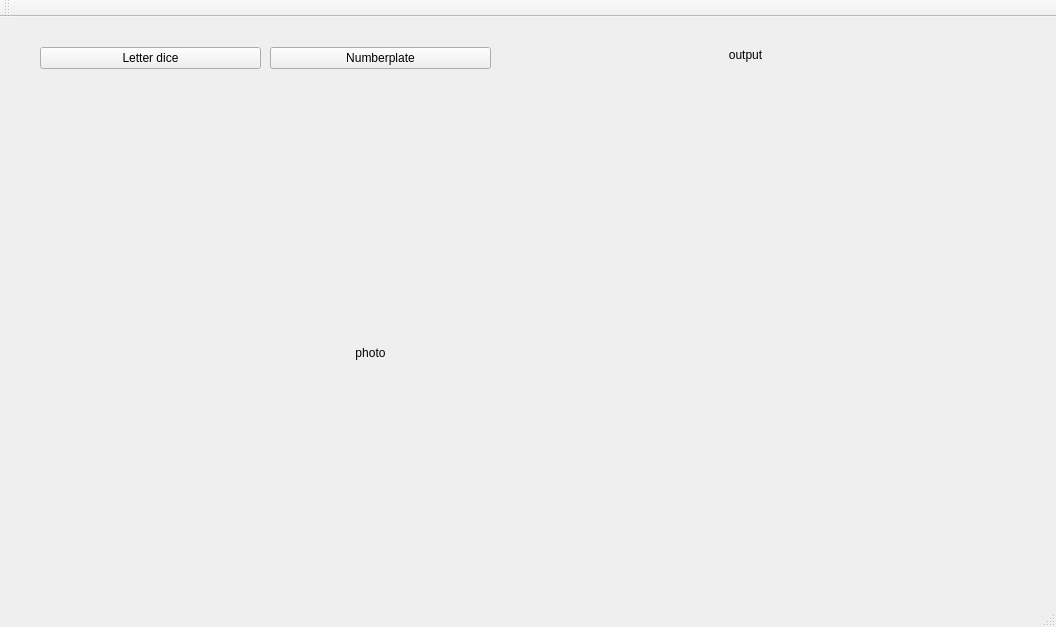
<?xml version="1.0" encoding="UTF-8"?>
<ui version="4.0">
 <class>MainWindow</class>
 <widget class="QMainWindow" name="MainWindow">
  <property name="geometry">
   <rect>
    <x>0</x>
    <y>0</y>
    <width>1056</width>
    <height>627</height>
   </rect>
  </property>
  <property name="windowTitle">
   <string>MainWindow</string>
  </property>
  <widget class="QWidget" name="centralWidget">
   <widget class="QToolButton" name="letterDice">
    <property name="geometry">
     <rect>
      <x>40</x>
      <y>30</y>
      <width>221</width>
      <height>22</height>
     </rect>
    </property>
    <property name="text">
     <string>Letter dice</string>
    </property>
   </widget>
   <widget class="QLabel" name="photo">
    <property name="geometry">
     <rect>
      <x>0</x>
      <y>120</y>
      <width>741</width>
      <height>431</height>
     </rect>
    </property>
    <property name="text">
     <string>photo</string>
    </property>
    <property name="alignment">
     <set>Qt::AlignCenter</set>
    </property>
   </widget>
   <widget class="QLabel" name="output">
    <property name="geometry">
     <rect>
      <x>520</x>
      <y>30</y>
      <width>451</width>
      <height>16</height>
     </rect>
    </property>
    <property name="text">
     <string>output</string>
    </property>
    <property name="alignment">
     <set>Qt::AlignCenter</set>
    </property>
   </widget>
   <widget class="QToolButton" name="numberplate">
    <property name="geometry">
     <rect>
      <x>270</x>
      <y>30</y>
      <width>221</width>
      <height>22</height>
     </rect>
    </property>
    <property name="text">
     <string>Numberplate</string>
    </property>
   </widget>
   <widget class="QLabel" name="photo_6">
    <property name="geometry">
     <rect>
      <x>870</x>
      <y>460</y>
      <width>141</width>
      <height>91</height>
     </rect>
    </property>
    <property name="text">
     <string> </string>
    </property>
   </widget>
   <widget class="QLabel" name="photo_4">
    <property name="geometry">
     <rect>
      <x>870</x>
      <y>330</y>
      <width>141</width>
      <height>91</height>
     </rect>
    </property>
    <property name="text">
     <string/>
    </property>
   </widget>
   <widget class="QLabel" name="photo_2">
    <property name="geometry">
     <rect>
      <x>870</x>
      <y>200</y>
      <width>141</width>
      <height>91</height>
     </rect>
    </property>
    <property name="text">
     <string/>
    </property>
   </widget>
   <widget class="QLabel" name="photo_3">
    <property name="geometry">
     <rect>
      <x>710</x>
      <y>330</y>
      <width>141</width>
      <height>91</height>
     </rect>
    </property>
    <property name="text">
     <string/>
    </property>
   </widget>
   <widget class="QLabel" name="photo_1">
    <property name="geometry">
     <rect>
      <x>710</x>
      <y>200</y>
      <width>141</width>
      <height>91</height>
     </rect>
    </property>
    <property name="text">
     <string/>
    </property>
   </widget>
   <widget class="QLabel" name="photo_5">
    <property name="geometry">
     <rect>
      <x>710</x>
      <y>460</y>
      <width>141</width>
      <height>91</height>
     </rect>
    </property>
    <property name="text">
     <string/>
    </property>
   </widget>
  </widget>
  <widget class="QMenuBar" name="menuBar">
   <property name="geometry">
    <rect>
     <x>0</x>
     <y>0</y>
     <width>1056</width>
     <height>26</height>
    </rect>
   </property>
  </widget>
  <widget class="QToolBar" name="mainToolBar">
   <attribute name="toolBarArea">
    <enum>TopToolBarArea</enum>
   </attribute>
   <attribute name="toolBarBreak">
    <bool>false</bool>
   </attribute>
  </widget>
  <widget class="QStatusBar" name="statusBar"/>
 </widget>
 <layoutdefault spacing="6" margin="11"/>
 <resources/>
 <connections/>
</ui>
